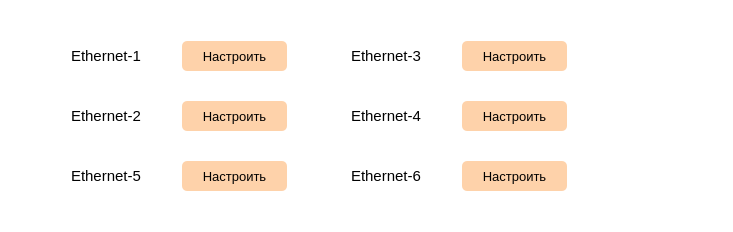
    <widget class="QWidget" name="scrollAreaWidgetContents_2">
     <property name="geometry">
      <rect>
       <x>0</x>
       <y>0</y>
       <width>729</width>
       <height>228</height>
      </rect>
     </property>
     <property name="styleSheet">
      <string notr="true">QWidget { background-color: transparent; }</string>
     </property>
     <layout class="QVBoxLayout" name="verticalLayout">
      <item>
       <widget class="QGroupBox" name="groupBox">
        <property name="minimumSize">
         <size>
          <width>711</width>
          <height>210</height>
         </size>
        </property>
        <property name="styleSheet">
         <string notr="true">QGroupBox { border: none; background-color: transparent; }</string>
        </property>
        <property name="title">
         <string/>
        </property>
        <widget class="QFrame" name="frame_9">
         <property name="geometry">
          <rect>
           <x>60</x>
           <y>30</y>
           <width>216</width>
           <height>30</height>
          </rect>
         </property>
         <property name="styleSheet">
          <string notr="true">QFrame {
	background-color: transparent;
}</string>
         </property>
         <property name="frameShape">
          <enum>QFrame::StyledPanel</enum>
         </property>
         <property name="frameShadow">
          <enum>QFrame::Raised</enum>
         </property>
         <widget class="QLabel" name="label_9">
          <property name="geometry">
           <rect>
            <x>0</x>
            <y>0</y>
            <width>111</width>
            <height>30</height>
           </rect>
          </property>
          <property name="font">
           <font>
            <pointsize>11</pointsize>
           </font>
          </property>
          <property name="text">
           <string>Ethernet-1</string>
          </property>
         </widget>
         <widget class="QPushButton" name="pushButton_5">
          <property name="geometry">
           <rect>
            <x>111</x>
            <y>0</y>
            <width>105</width>
            <height>30</height>
           </rect>
          </property>
          <property name="font">
           <font>
            <pointsize>10</pointsize>
           </font>
          </property>
          <property name="cursor">
           <cursorShape>PointingHandCursor</cursorShape>
          </property>
          <property name="styleSheet">
           <string notr="true">QPushButton {
	background-color: #FED2AA;
	border: none;
	border-radius: 5px;
}</string>
          </property>
          <property name="text">
           <string>Настроить</string>
          </property>
         </widget>
        </widget>
        <widget class="QFrame" name="frame_11">
         <property name="geometry">
          <rect>
           <x>340</x>
           <y>30</y>
           <width>216</width>
           <height>30</height>
          </rect>
         </property>
         <property name="styleSheet">
          <string notr="true">QFrame {
	background-color: transparent;
}</string>
         </property>
         <property name="frameShape">
          <enum>QFrame::StyledPanel</enum>
         </property>
         <property name="frameShadow">
          <enum>QFrame::Raised</enum>
         </property>
         <widget class="QLabel" name="label_11">
          <property name="geometry">
           <rect>
            <x>0</x>
            <y>0</y>
            <width>111</width>
            <height>30</height>
           </rect>
          </property>
          <property name="font">
           <font>
            <pointsize>11</pointsize>
           </font>
          </property>
          <property name="text">
           <string>Ethernet-3</string>
          </property>
         </widget>
         <widget class="QPushButton" name="pushButton_7">
          <property name="geometry">
           <rect>
            <x>111</x>
            <y>0</y>
            <width>105</width>
            <height>30</height>
           </rect>
          </property>
          <property name="font">
           <font>
            <pointsize>10</pointsize>
           </font>
          </property>
          <property name="cursor">
           <cursorShape>PointingHandCursor</cursorShape>
          </property>
          <property name="styleSheet">
           <string notr="true">QPushButton {
	background-color: #FED2AA;
	border: none;
	border-radius: 5px;
}</string>
          </property>
          <property name="text">
           <string>Настроить</string>
          </property>
         </widget>
        </widget>
        <widget class="QFrame" name="frame_10">
         <property name="geometry">
          <rect>
           <x>60</x>
           <y>90</y>
           <width>216</width>
           <height>30</height>
          </rect>
         </property>
         <property name="styleSheet">
          <string notr="true">QFrame {
	background-color: transparent;
}</string>
         </property>
         <property name="frameShape">
          <enum>QFrame::StyledPanel</enum>
         </property>
         <property name="frameShadow">
          <enum>QFrame::Raised</enum>
         </property>
         <widget class="QLabel" name="label_10">
          <property name="geometry">
           <rect>
            <x>0</x>
            <y>0</y>
            <width>111</width>
            <height>30</height>
           </rect>
          </property>
          <property name="font">
           <font>
            <pointsize>11</pointsize>
           </font>
          </property>
          <property name="text">
           <string>Ethernet-2</string>
          </property>
         </widget>
         <widget class="QPushButton" name="pushButton_6">
          <property name="geometry">
           <rect>
            <x>111</x>
            <y>0</y>
            <width>105</width>
            <height>30</height>
           </rect>
          </property>
          <property name="font">
           <font>
            <pointsize>10</pointsize>
           </font>
          </property>
          <property name="cursor">
           <cursorShape>PointingHandCursor</cursorShape>
          </property>
          <property name="styleSheet">
           <string notr="true">QPushButton {
	background-color: #FED2AA;
	border: none;
	border-radius: 5px;
}</string>
          </property>
          <property name="text">
           <string>Настроить</string>
          </property>
         </widget>
        </widget>
        <widget class="QFrame" name="frame_13">
         <property name="geometry">
          <rect>
           <x>340</x>
           <y>90</y>
           <width>216</width>
           <height>30</height>
          </rect>
         </property>
         <property name="styleSheet">
          <string notr="true">QFrame {
	background-color: transparent;
}</string>
         </property>
         <property name="frameShape">
          <enum>QFrame::StyledPanel</enum>
         </property>
         <property name="frameShadow">
          <enum>QFrame::Raised</enum>
         </property>
         <widget class="QLabel" name="label_25">
          <property name="geometry">
           <rect>
            <x>0</x>
            <y>0</y>
            <width>111</width>
            <height>30</height>
           </rect>
          </property>
          <property name="font">
           <font>
            <pointsize>11</pointsize>
           </font>
          </property>
          <property name="text">
           <string>Ethernet-4</string>
          </property>
         </widget>
         <widget class="QPushButton" name="pushButton_14">
          <property name="geometry">
           <rect>
            <x>111</x>
            <y>0</y>
            <width>105</width>
            <height>30</height>
           </rect>
          </property>
          <property name="font">
           <font>
            <pointsize>10</pointsize>
           </font>
          </property>
          <property name="cursor">
           <cursorShape>PointingHandCursor</cursorShape>
          </property>
          <property name="styleSheet">
           <string notr="true">QPushButton {
	background-color: #FED2AA;
	border: none;
	border-radius: 5px;
}</string>
          </property>
          <property name="text">
           <string>Настроить</string>
          </property>
         </widget>
        </widget>
        <widget class="QFrame" name="frame_29">
         <property name="geometry">
          <rect>
           <x>60</x>
           <y>150</y>
           <width>216</width>
           <height>30</height>
          </rect>
         </property>
         <property name="styleSheet">
          <string notr="true">QFrame {
	background-color: transparent;
}</string>
         </property>
         <property name="frameShape">
          <enum>QFrame::StyledPanel</enum>
         </property>
         <property name="frameShadow">
          <enum>QFrame::Raised</enum>
         </property>
         <widget class="QLabel" name="label_26">
          <property name="geometry">
           <rect>
            <x>0</x>
            <y>0</y>
            <width>111</width>
            <height>30</height>
           </rect>
          </property>
          <property name="font">
           <font>
            <pointsize>11</pointsize>
           </font>
          </property>
          <property name="text">
           <string>Ethernet-5</string>
          </property>
         </widget>
         <widget class="QPushButton" name="pushButton_15">
          <property name="geometry">
           <rect>
            <x>111</x>
            <y>0</y>
            <width>105</width>
            <height>30</height>
           </rect>
          </property>
          <property name="font">
           <font>
            <pointsize>10</pointsize>
           </font>
          </property>
          <property name="cursor">
           <cursorShape>PointingHandCursor</cursorShape>
          </property>
          <property name="styleSheet">
           <string notr="true">QPushButton {
	background-color: #FED2AA;
	border: none;
	border-radius: 5px;
}</string>
          </property>
          <property name="text">
           <string>Настроить</string>
          </property>
         </widget>
        </widget>
        <widget class="QFrame" name="frame_30">
         <property name="geometry">
          <rect>
           <x>340</x>
           <y>150</y>
           <width>216</width>
           <height>30</height>
          </rect>
         </property>
         <property name="styleSheet">
          <string notr="true">QFrame {
	background-color: transparent;
}</string>
         </property>
         <property name="frameShape">
          <enum>QFrame::StyledPanel</enum>
         </property>
         <property name="frameShadow">
          <enum>QFrame::Raised</enum>
         </property>
         <widget class="QLabel" name="label_27">
          <property name="geometry">
           <rect>
            <x>0</x>
            <y>0</y>
            <width>111</width>
            <height>30</height>
           </rect>
          </property>
          <property name="font">
           <font>
            <pointsize>11</pointsize>
           </font>
          </property>
          <property name="text">
           <string>Ethernet-6</string>
          </property>
         </widget>
         <widget class="QPushButton" name="pushButton_16">
          <property name="geometry">
           <rect>
            <x>111</x>
            <y>0</y>
            <width>105</width>
            <height>30</height>
           </rect>
          </property>
          <property name="font">
           <font>
            <pointsize>10</pointsize>
           </font>
          </property>
          <property name="cursor">
           <cursorShape>PointingHandCursor</cursorShape>
          </property>
          <property name="styleSheet">
           <string notr="true">QPushButton {
	background-color: #FED2AA;
	border: none;
	border-radius: 5px;
}</string>
          </property>
          <property name="text">
           <string>Настроить</string>
          </property>
         </widget>
        </widget>
       </widget>
      </item>
     </layout>
    </widget>
